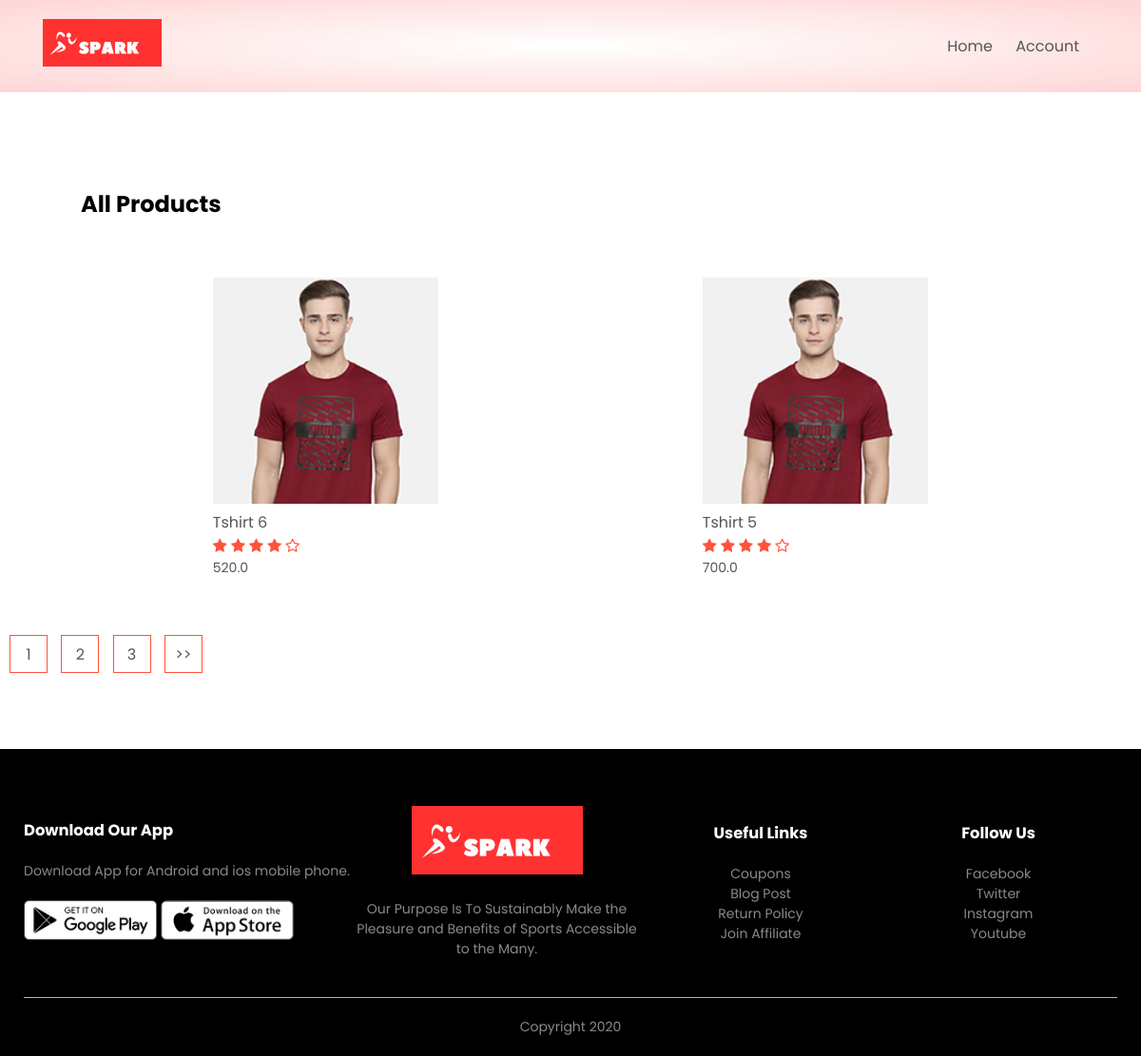
The app's page /product_list with its own data.
### products/models.py (models this page shows, shortened)
class Product(models.Model):
    LIVE=1
    DELETE=0
    DELETE_CHOICES=((LIVE,'Live'),(DELETE,'Delete'))
    title=models.CharField(max_length=200)
    price=models.FloatField()
    description=models.TextField()
    image=models.ImageField(upload_to='media')
    priority=models.IntegerField(default=0)
    delete_status=models.IntegerField(choices=DELETE_CHOICES,default=LIVE)
    created_at=models.DateTimeField(auto_now_add=True)
    updated_at=models.DateTimeField(auto_now=True)

### products/views.py (the view)
# urls.py: path('product_list',views.list_products,name='list_product'),
def list_products(request):
    page=1
    if request.GET:
        page =request.GET.get('page',1)
    product_list=Product.objects.order_by('-priority')
    product_paginator=Paginator(product_list,2)
    product_list=product_paginator.get_page(page)
    context={'products': product_list}
    return render(request, 'products.html',context)

### products/templatetags/chunks_filters.py (called while the page is built)
@register.filter(name='chunks')
def chunks(list_data,chunk_size):
    chunk=[]
    i=0
    for data in list_data:
        chunk.append(data)
        i=i+1
        if i==chunk_size:
            yield chunk
            i=0
            chunk=[]
    if chunk:
     yield chunk

### templates/products.html
{% extends 'blank_layout.html' %}
{% block content %}
{% include 'product_list.html' %}
 {% endblock content %}

### templates/blank_layout.html (shortened to what this page needs)
{% load static %}
<!DOCTYPE html>
<html lang="en">
<head>
    <link rel="stylesheet" href="{% static 'css/style.css' %}">
    <link rel="stylesheet" href="https://stackpath.bootstrapcdn.com/font-awesome/4.7.0/css/font-awesome.min.css">
</head>
<body>
    <div class="header">
        <div class="container">
     {% include 'menu.html' %}
    </div>
    </div>
    {% block content %}{% endblock content %}
    <div class="footer">
        <div class="container">
            <div class="row">
                <div class="footer-col-1">
                    <h3>Download Our App</h3>
                    <p>Download App for Android and ios mobile phone.</p>
                    <div class="app-logo">
                        <img src="{% static 'images/play-store.png' %}">
                        <img src="{% static 'images/app-store.png' %}">
                    </div>
                </div>
                <div class="footer-col-2">
                    <img src="{% static 'images/logo.png' %}">
                    <p>Our Purpose Is To Sustainably Make the Pleasure and Benefits of Sports Accessible to the Many.
                    </p>
                </div>
                <div class="footer-col-3">
                    <h3>Useful Links</h3>
                    <ul>
                        <li>Coupons</li>
                        <li>Blog Post</li>
                        <li>Return Policy</li>
                        <li>Join Affiliate</li>
                    </ul>
                </div>
                <div class="footer-col-4">
                    <h3>Follow Us</h3>
                    <ul>
                        <li>Facebook</li>
                        <li>Twitter</li>
                        <li>Instagram</li>
                        <li>Youtube</li>
                    </ul>
                </div>
            </div>
            <hr>
            <p class="copyright">Copyright 2020 </p>
        </div>
    </div>
</body>
</html>

### templates/menu.html (shortened to what this page needs)
{% load static %}
<div class="navbar">
    <div class="logo">
        <a href="index.html"><img src="{% static 'images/logo.png' %}" alt="logo" width="125px"></a>
    </div>
    <nav>
        <ul id="MenuItems">
           {% if not user.is_authenticated %}
           <li><a href="{% url 'home' %}">Home</a></li>
            <li><a href="{% url 'account' %}">Account</a></li>
            {% else %}
            <li><a href="{% url 'list_product' %}">Products</a></li>
            <li><a href="{% url 'orders' %}">Orders</a></li>
             <li><a href="{% url 'logout' %}">Logout</a></li>
             {% endif %}
        </ul>
    </nav>
</div>

### templates/product_list.html (shortened to what this page needs)
{% load static %}
{% load chunks_filters %}
<div class="small-container">
    <div class="row row-2">
        <h2>All Products</h2>
    </div>
    {% for product_chunks in products|chunks:4 %}
    <div class="row">
        {% for product in product_chunks %}
        <div class="col-4">
            <a href="{% url 'detail_product' product.id %}"><img src="{{ product.image.url }}"></a>
            <h4>{{ product.title }}</h4>
            <div class="rating">
                <i class="fa fa-star"></i>
                <i class="fa fa-star"></i>
                <i class="fa fa-star"></i>
                <i class="fa fa-star"></i>
                <i class="fa fa-star-o"></i>
            </div>
            <p>{{ product.price }}</p>
        </div>
     {% endfor %}
    </div>
    {% endfor %}
   </div>
    <div class="page-btn">
        {% for i in products.paginator.page_range%}
        <a href="?page={{i}}"><span>{{i}}</span></a>
        {% endfor %}
        {% if products.has_next %}
        <a href="?page={{products.next_page_number}}"><span>>></span></a>
        {% endif %}
    </div>

### static/css/style.css (style rules this page uses)
* { margin: 0; padding: 0; box-sizing: border-box; }
body { font-family: 'Poppins', sans-serif; }
.navbar { display: flex; align-items: center; padding: 20px; }
nav { flex: 1; text-align: right; }
nav ul { display: inline-block; list-style-type: none; }
nav ul li { display: inline-block; margin-right: 20px; }
a { text-decoration: none; color: #555; }
p { color: #555; }
.container { max-width: 1300px; margin: auto; padding-left: 25px; padding-right: 25px; }
.row { display: flex; align-items: center; flex-wrap: wrap; justify-content: space-around; }
.header { background: radial-gradient(#fff,#ffd6d6); }
.small-container { max-width: 1080px; margin: auto; padding-left: 25px; padding-right: 25px; }
.col-4 { flex-basis: 25%; padding: 10px; min-width: 200px; margin-bottom: 50px; transition: transform 0.5s; }
.col-4 img { width: 100%; }
h4 { color: #555; font-weight: normal; }
.col-4 p { font-size: 14px; }
.rating .fa { color: #ff523b; }
.footer { background: black; color: #8a8a8a; font-size: 14px; padding: 60px 0 20px; }
.footer p { color: #8a8a8a; }
.footer h3 { color: #fff; margin-bottom: 20px; }
.footer-col-1, .footer-col-2, .footer-col-3, .footer-col-4 { min-width: 250px; margin-bottom: 20px; }
.footer-col-1 { flex-basis: 30%; }
.footer-col-2 { flex: 1; text-align: center; }
.footer-col-2 img { width: 180px; margin-bottom: 20px; }
.footer-col-3, .footer-col-4 { flex-basis: 12%; text-align: center; }
ul { list-style-type: none; }
.app-logo { margin-top: 20px; }
.app-logo img { width: 140px; }
.footer hr { border: none; background: #b5b5b5; height: 1px; margin: 20px 0; }
.copyright { text-align: center; }
.row-2 { justify-content: space-between; margin: 100px auto 50px; }
.page-btn { margin: 0 auto 80px; }
.page-btn span { display: inline-block; border: 1px solid #ff523b; margin-left: 10px; width: 40px; height: 40px; text-align: center; line-height: 40px; cursor: pointer; }

### records on screen
Product: image (picture), title "Tshirt 6", price "520.0"
Product: image (picture), title "Tshirt 5", price "700.0"

### other values on screen
{{ i }} "1" "2" "3"
